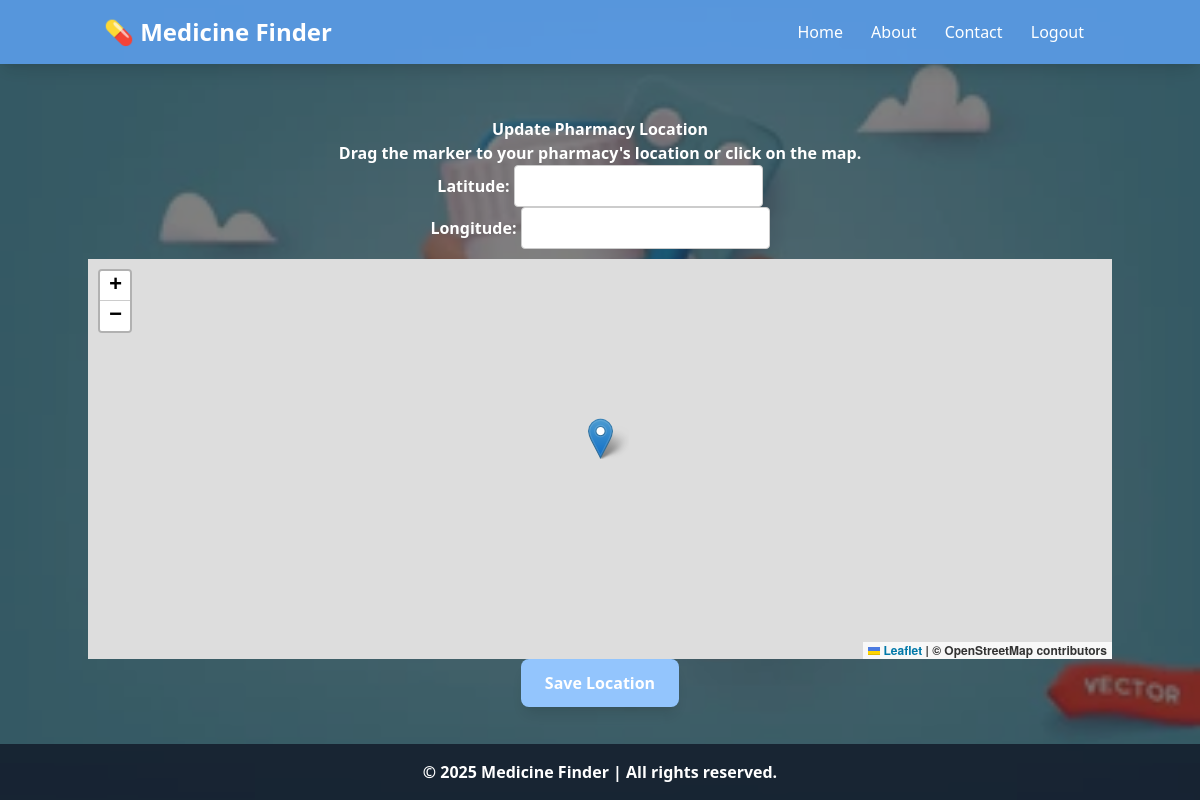
The app's page /pharmacy/update-location/ (signed in), older data.
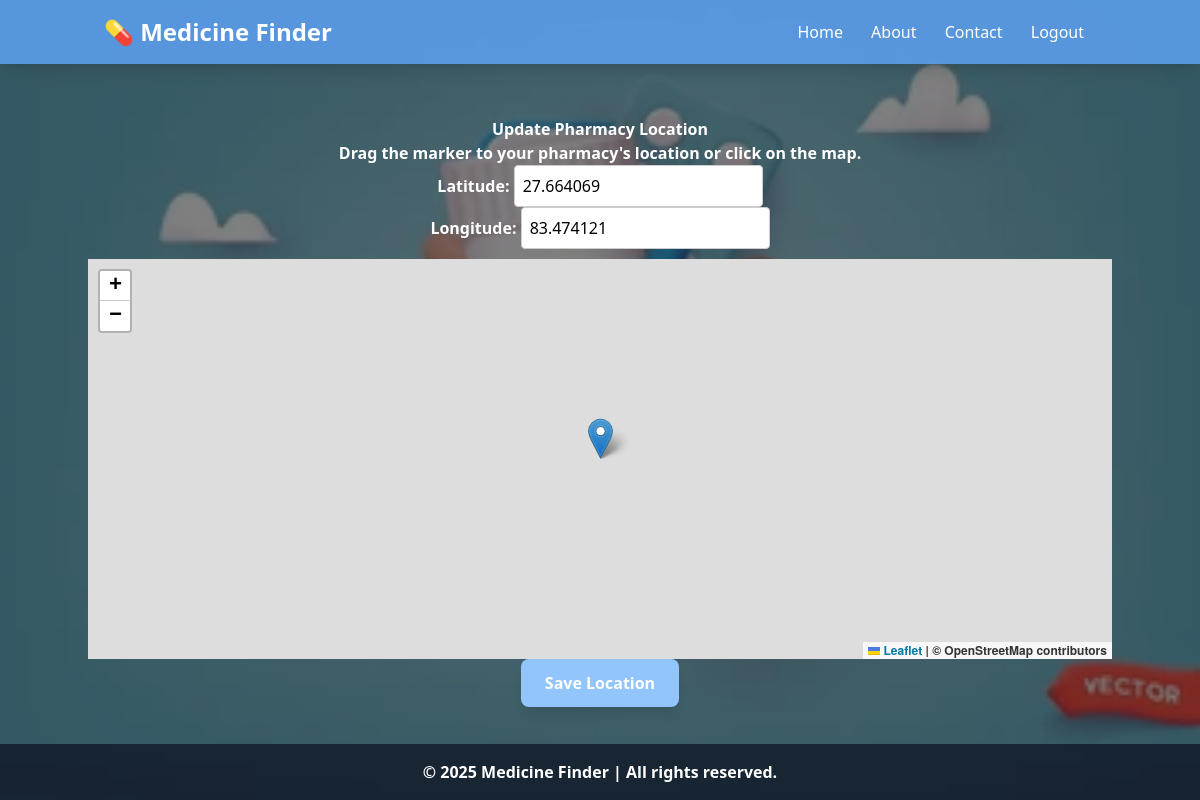
The same page, newer data.
### core/models.py (models this page shows, shortened)
class Pharmacy(models.Model):
    owner = models.OneToOneField(User, on_delete=models.CASCADE)
    name = models.CharField(max_length=255)
    address = models.TextField()
    phone = models.CharField(max_length=20)
    latitude = models.FloatField(null=True, blank=True)
    longitude = models.FloatField(null=True, blank=True)

### core/views.py (the view)
# urls.py: path('pharmacy/update-location/', views.update_pharmacy_location, name='update_pharmacy_location'),
@login_required
def update_pharmacy_location(request):
    if request.user.role != 'pharmacy':
        messages.error(request, "Only pharmacy owners can update location.")
        return redirect('dashboard_redirect')
    pharmacy = get_object_or_404(Pharmacy, owner=request.user)
    if request.method == 'POST':
        form = PharmacyLocationForm(request.POST, instance=pharmacy)
        if form.is_valid():
            form.save()
            messages.success(request, "Pharmacy location updated successfully!")
            return redirect('pharmacy_dashboard')
    else:
        form = PharmacyLocationForm(instance=pharmacy)
    return render(request, 'update_pharmacy_location.html', {'form': form})

### core/forms.py
class PharmacyLocationForm(forms.ModelForm):
    class Meta:
        model = Pharmacy
        fields = ['latitude', 'longitude']
        widgets = {
            'latitude': forms.TextInput(attrs={'readonly': 'readonly'}),
            'longitude': forms.TextInput(attrs={'readonly': 'readonly'}),
        }

### core/templates/update_pharmacy_location.html (shortened to what this page needs)
{% extends "base.html" %}
{% block content %}
<div class="container mt-4">
    <h1><strong>Update Pharmacy Location</h1>
    <p>Drag the marker to your pharmacy's location or click on the map.</p>
    <form method="POST">
        <div class="form-group">
            {{ form.latitude.label_tag }}
            {{ form.latitude }}
        </div>
        <div class="form-group">
            {{ form.longitude.label_tag }}
            {{ form.longitude }}
        </div>
        <div id="map" style="height: 400px; margin-top: 10px;"></div>
        <button type="submit" class="bg-blue-300 hover:bg-green-600 text-white font-semibold py-3 px-6 rounded-lg shadow-lg transition duration-300">Save Location</button>
    </form>
</div>
<link rel="stylesheet" href="https://unpkg.com/leaflet/dist/leaflet.css"/>
{% endblock %}

Row changes from the older to the newer data that the page shows:
changed Pharmacy: latitude (not shown) → "27.664069"; longitude (not shown) → "83.474121"
